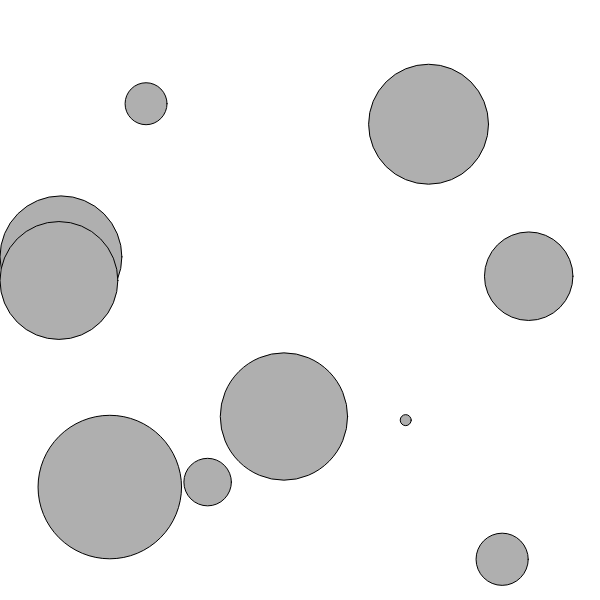
Frame 1 (no input)
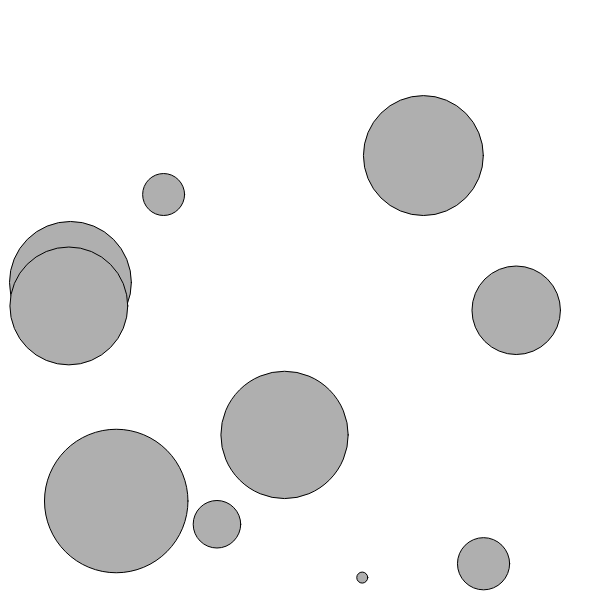
Frame 60 (no input)
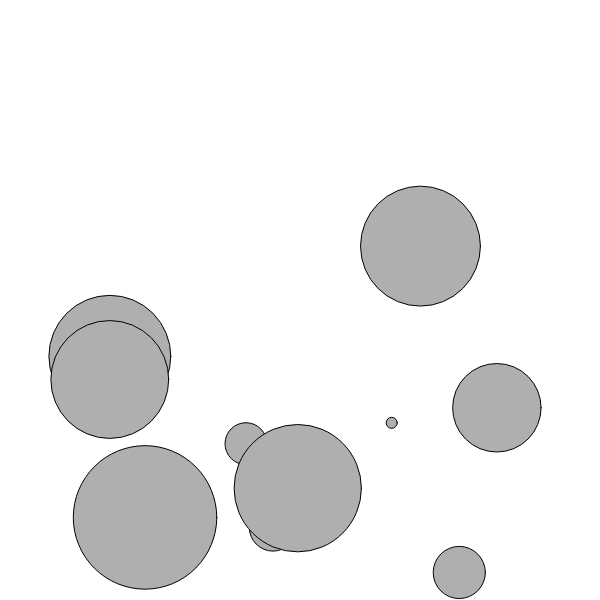
Frame 120 (the mouse pressed at the canvas centre since frame 60)

The p5.js sketch that drew these frames (run headless with seeded random() and noise() and a simulated clock; from frame 60 on, the mouse is pressed at the canvas centre):

// p5.js sketch
// ── sketch.js
class Mover {
  constructor(x, y, mass) {
    this.mass = mass;
    this.position = createVector(x, y, mass);
    this.velocity = createVector(0, 0);
    this.acceleration = createVector(0, 0);
  }

  applyForce(force) {
    let f = p5.Vector.div(force, this.mass);
    this.acceleration.add(f);
  }

  update() {
    let edgeForce = createVector(map(this.position.x, 0, width, 0, 0.1) - 0.05, map(this.position.y, 0, height, 0, 0.1) - 0.05).mult(-1);
    this.applyForce(edgeForce);
    this.velocity.add(this.acceleration);
    this.position.add(this.velocity);

    this.acceleration.mult(0);
  }

  show() {
    stroke(0);
    fill(175);

    circle(this.position.x, this.position.y, this.mass * 16);
  }

  checkEdges() {
    if (this.position.x > width - (this.mass * 8)) {
      this.position.x = width - this.mass * 8;
      this.velocity.x *= -1;
    } else if (this.position.x < (this.mass * 8)) {
      this.velocity.x *= -1;
      this.position.x = this.mass * 8;
    }

    if (this.position.y > height - (this.mass * 8)) {
      this.velocity.y *= -1;
      this.position.y = height - this.mass * 8;
    }
  }
}

let movers;

function setup() {
  createCanvas(600, 600);
  movers = new Array(10);
  for (let i = 0; i < 10; i++) {
    movers[i] = new Mover(random(width), random(height), random(10))
  }
}

function draw() {
  background(255);
  let gravity = createVector(0, 0.1);
  let wind = createVector(0.05, 0);
  for (let i = 0; i < 10; i++) {
    if (mouseIsPressed) {
      movers[i].applyForce(wind);
    }
    movers[i].applyForce(gravity);
    movers[i].checkEdges();
    movers[i].update();
    movers[i].show();
  }
}
